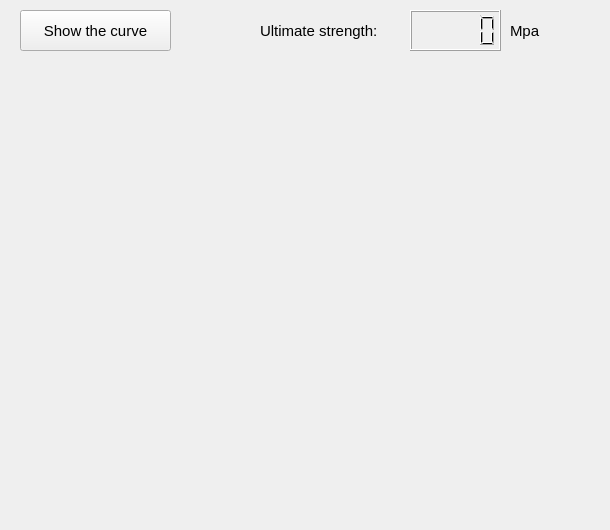
    <widget class="QWidget" name="tab_3">
     <attribute name="title">
      <string>Page</string>
     </attribute>
     <widget class="QPushButton" name="PushCurve">
      <property name="geometry">
       <rect>
        <x>20</x>
        <y>10</y>
        <width>151</width>
        <height>41</height>
       </rect>
      </property>
      <property name="font">
       <font>
        <pointsize>11</pointsize>
       </font>
      </property>
      <property name="text">
       <string>Show the curve</string>
      </property>
     </widget>
     <widget class="QLabel" name="label_7">
      <property name="geometry">
       <rect>
        <x>260</x>
        <y>10</y>
        <width>151</width>
        <height>41</height>
       </rect>
      </property>
      <property name="font">
       <font>
        <pointsize>11</pointsize>
       </font>
      </property>
      <property name="text">
       <string>Ultimate strength:</string>
      </property>
     </widget>
     <widget class="QLabel" name="label_9">
      <property name="geometry">
       <rect>
        <x>510</x>
        <y>10</y>
        <width>41</width>
        <height>41</height>
       </rect>
      </property>
      <property name="font">
       <font>
        <pointsize>11</pointsize>
       </font>
      </property>
      <property name="text">
       <string>Mpa</string>
      </property>
     </widget>
     <widget class="QWidget" name="verticalLayoutWidget">
      <property name="geometry">
       <rect>
        <x>10</x>
        <y>70</y>
        <width>591</width>
        <height>451</height>
       </rect>
      </property>
      <layout class="QVBoxLayout" name="ViewCurve"/>
     </widget>
     <widget class="QLCDNumber" name="Max">
      <property name="geometry">
       <rect>
        <x>410</x>
        <y>10</y>
        <width>91</width>
        <height>41</height>
       </rect>
      </property>
      <property name="font">
       <font>
        <pointsize>11</pointsize>
       </font>
      </property>
     </widget>
    </widget>
